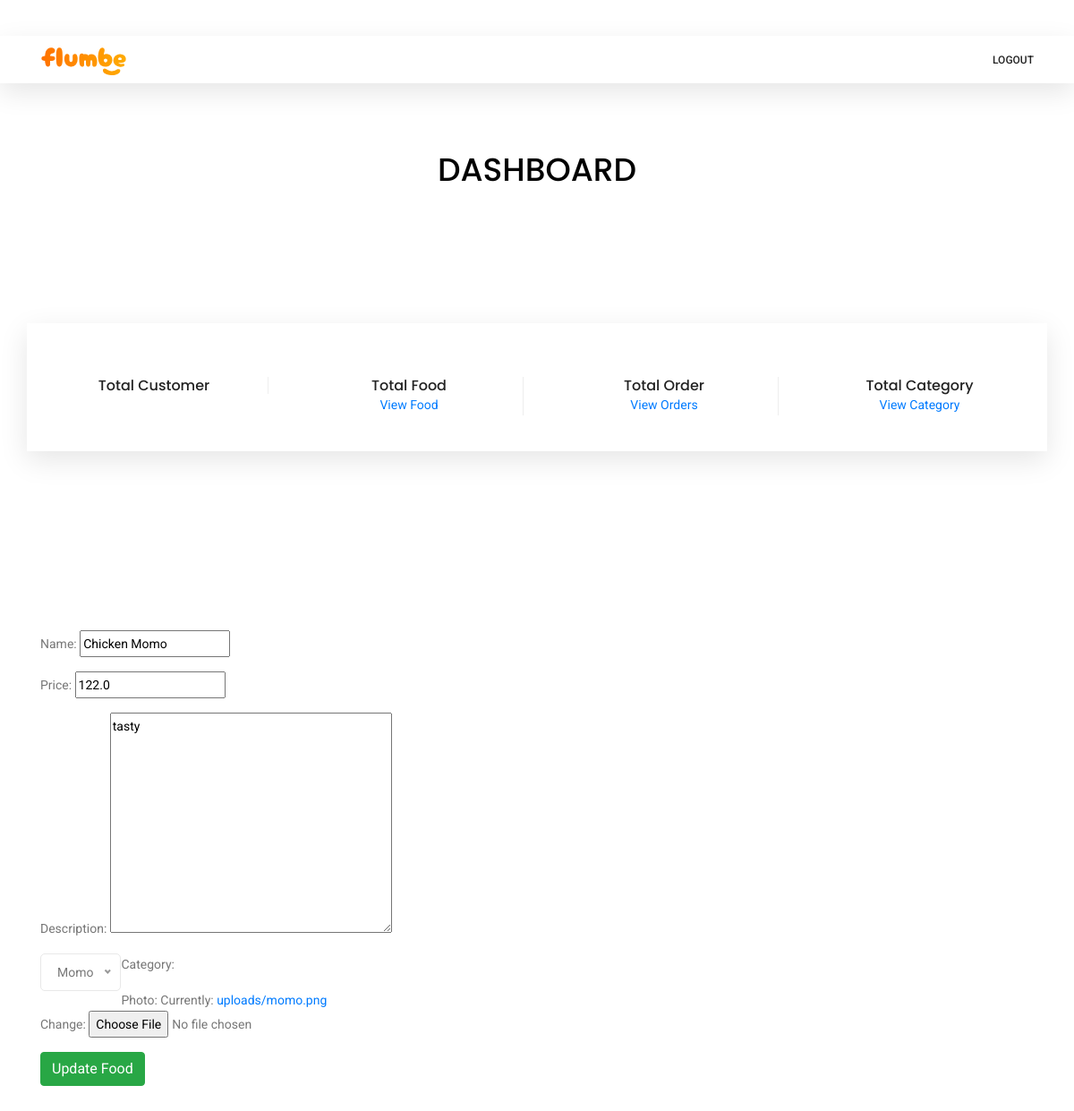
The page /dashboard/food/update/1/ (signed in) on the database as committed earlier.
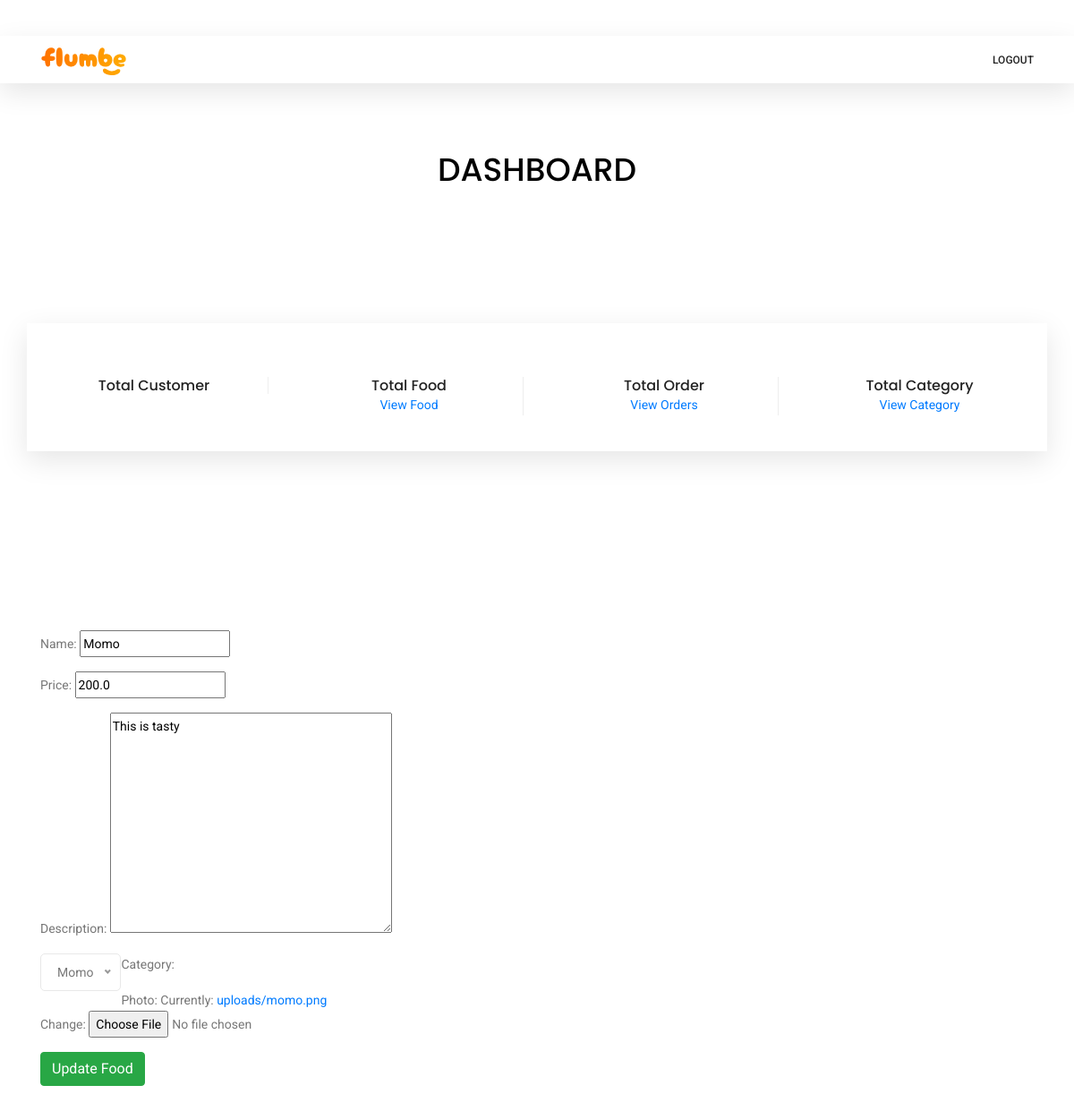
The same page on the database as committed later.
### food/models.py (models this page shows, shortened)
class Food(models.Model):
    name = models.CharField(max_length=20)
    price = models.FloatField()
    description = models.TextField()
    photo = models.ImageField(upload_to='uploads/', null=True)
    cat_id = models.ForeignKey(
        Category, on_delete=models.CASCADE, null=True)

### account/decorators.py (the view)
    def wrapper_func(request, *args, **kwargs):
        if request.user.is_superuser:
            return view_func(request, *args, **kwargs)
        else:
            return redirect('food:index')

### account/forms.py (shortened to what this page needs)
class FoodForm(forms.Form):   # Food form for adding food
    name = forms.CharField(max_length=35)
    price = forms.IntegerField()
    description = forms.CharField(
        max_length=2000,
        widget=forms.Textarea()
    )
    category = forms.ChoiceField(
        choices=[(cat.id, cat.name) for cat in Category.objects.all()])
    photo = forms.ImageField()

### account/templates/account/update-food.html (shortened to what this page needs)
{%extends 'base.html' %}
{% load static %}
{% block content%}
<br>
<br>
<br>
<br>
<br>
<br>
<br>
  <div class="container">
    <div class="row justify-content-center">
        <div class="col-lg-6 text-center">
          <div class="section-title">
            <h1><a href="{%url 'account:home'%}" style="color:black;">DASHBOARD</a></h1>
          </div>
        </div>
      </div>
  </div>
<section class="features-area section_gap">
    <div class="container">
        <div class="row features-inner">
            <div class="col-lg-3 col-md-6 col-sm-6">
                <div class="single-features">
                    <h6>Total Customer</h6>
                </div>
            </div>
            <div class="col-lg-3 col-md-6 col-sm-6">
                <div class="single-features">
                    <h6>Total Food</h6>
                    <p><a href="{%url 'account:food'%}">View Food</a></p>
                </div>
            </div>
            <div class="col-lg-3 col-md-6 col-sm-6">
                <div class="single-features">
                    <h6>Total Order</h6>
                    <p><a href="{%url 'account:all_orders'%}">View Orders</a></p>
                </div>
            </div>
            <div class="col-lg-3 col-md-6 col-sm-6">
                <div class="single-features">
                    <h6>Total Category</h6>
                    <p><a href="{%url 'account:category'%}">View Category</a></p>
                </div>
            </div>
        </div>
    </div>
</section>
<section class="cart_area">
  <div class="container">
    <form method="POST" enctype="multipart/form-data">
       {{form.as_p}}
      <button type="submit" class="btn btn-success">Update Food</button>
    </form>
  </div>
</section>
{%endblock %}

Rows that differ between the two databases and show on the page:
changed Food: name "Chicken Momo" → "Momo"; price "122.0" → "200.0"; description "tasty" → "This is tasty"
